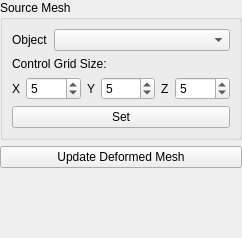
<?xml version="1.0" encoding="UTF-8"?>
<ui version="4.0">
 <class>DeformObjProp</class>
 <widget class="QWidget" name="DeformObjProp">
  <property name="geometry">
   <rect>
    <x>0</x>
    <y>0</y>
    <width>242</width>
    <height>238</height>
   </rect>
  </property>
  <property name="windowTitle">
   <string>Form</string>
  </property>
  <layout class="QVBoxLayout" name="verticalLayout_2">
   <property name="leftMargin">
    <number>0</number>
   </property>
   <property name="topMargin">
    <number>0</number>
   </property>
   <property name="rightMargin">
    <number>0</number>
   </property>
   <property name="bottomMargin">
    <number>0</number>
   </property>
   <item>
    <widget class="QGroupBox" name="groupBox">
     <property name="title">
      <string>Source Mesh</string>
     </property>
     <layout class="QVBoxLayout" name="verticalLayout">
      <item>
       <layout class="QHBoxLayout" name="horizontalLayout_2">
        <item>
         <widget class="QLabel" name="label">
          <property name="sizePolicy">
           <sizepolicy hsizetype="Maximum" vsizetype="Preferred">
            <horstretch>0</horstretch>
            <verstretch>0</verstretch>
           </sizepolicy>
          </property>
          <property name="text">
           <string>Object</string>
          </property>
         </widget>
        </item>
        <item>
         <widget class="QComboBox" name="srcBox"/>
        </item>
       </layout>
      </item>
      <item>
       <widget class="QLabel" name="label_2">
        <property name="text">
         <string>Control Grid Size:</string>
        </property>
       </widget>
      </item>
      <item>
       <layout class="QHBoxLayout" name="horizontalLayout">
        <item>
         <widget class="QLabel" name="label_3">
          <property name="sizePolicy">
           <sizepolicy hsizetype="Maximum" vsizetype="Preferred">
            <horstretch>0</horstretch>
            <verstretch>0</verstretch>
           </sizepolicy>
          </property>
          <property name="text">
           <string>X</string>
          </property>
         </widget>
        </item>
        <item>
         <widget class="QSpinBox" name="xgridBox">
          <property name="minimum">
           <number>3</number>
          </property>
          <property name="maximum">
           <number>30</number>
          </property>
          <property name="value">
           <number>5</number>
          </property>
         </widget>
        </item>
        <item>
         <widget class="QLabel" name="label_4">
          <property name="sizePolicy">
           <sizepolicy hsizetype="Maximum" vsizetype="Preferred">
            <horstretch>0</horstretch>
            <verstretch>0</verstretch>
           </sizepolicy>
          </property>
          <property name="text">
           <string>Y</string>
          </property>
         </widget>
        </item>
        <item>
         <widget class="QSpinBox" name="ygridBox">
          <property name="minimum">
           <number>3</number>
          </property>
          <property name="maximum">
           <number>30</number>
          </property>
          <property name="value">
           <number>5</number>
          </property>
         </widget>
        </item>
        <item>
         <widget class="QLabel" name="label_5">
          <property name="sizePolicy">
           <sizepolicy hsizetype="Maximum" vsizetype="Preferred">
            <horstretch>0</horstretch>
            <verstretch>0</verstretch>
           </sizepolicy>
          </property>
          <property name="text">
           <string>Z</string>
          </property>
         </widget>
        </item>
        <item>
         <widget class="QSpinBox" name="zgridBox">
          <property name="minimum">
           <number>3</number>
          </property>
          <property name="maximum">
           <number>30</number>
          </property>
          <property name="value">
           <number>5</number>
          </property>
         </widget>
        </item>
       </layout>
      </item>
      <item>
       <widget class="QPushButton" name="setButton">
        <property name="text">
         <string>Set</string>
        </property>
       </widget>
      </item>
     </layout>
    </widget>
   </item>
   <item>
    <widget class="QPushButton" name="updateButton">
     <property name="text">
      <string>Update Deformed Mesh</string>
     </property>
    </widget>
   </item>
   <item>
    <spacer name="verticalSpacer">
     <property name="orientation">
      <enum>Qt::Vertical</enum>
     </property>
     <property name="sizeHint" stdset="0">
      <size>
       <width>20</width>
       <height>40</height>
      </size>
     </property>
    </spacer>
   </item>
  </layout>
 </widget>
 <resources/>
 <connections/>
</ui>
